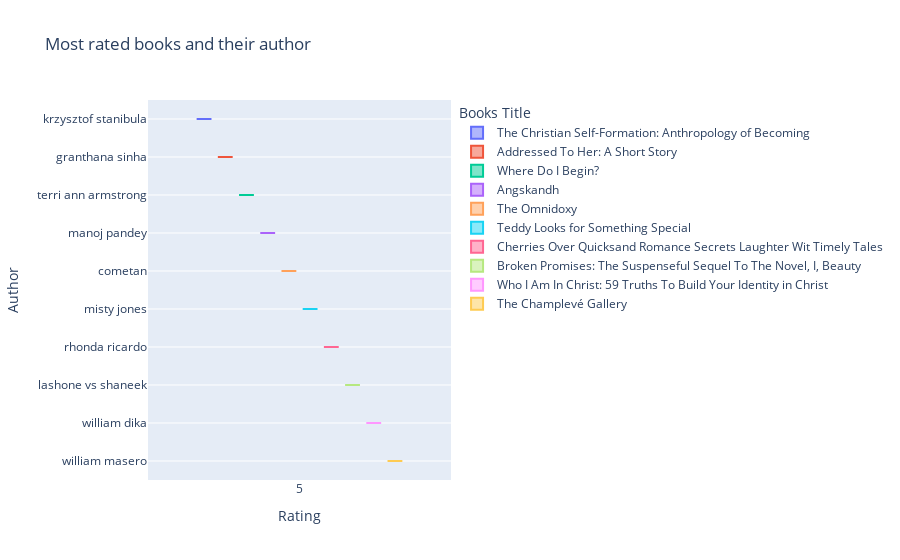

The cell this chart's notebook holds for it:
### Code cell
fig  = px.box(
    most_rating,
    x="rating",
    y="author_alone",
    color = "title",
    orientation = "v",
    title = "Most rated books and their author",
    labels = {"author_alone" : "Author", "title" : "Books Title" , "rating" : "Rating"}
)

fig.update_layout(
    yaxis=dict(autorange="reversed")
)
fig.show()

### Figure 1 — Plotly figure (JSON) as saved in the notebook; plotly's stock layout.template omitted (floating-point values rounded to 4 significant figures)
{"data": [{"alignmentgroup": "True", "hovertemplate": "Books Title=The Christian Self-Formation: Anthropology of Becoming<br>Rating=%{x}<br>Author=%{y}<extra></extra>", "legendgroup": "The Christian Self-Formation: Anthropology of Becoming", "marker": {"color": "#636efa"}, "name": "The Christian Self-Formation: Anthropology of Becoming", "notched": false, "offsetgroup": "The Christian Self-Formation: Anthropology of Becoming", "orientation": "v", "showlegend": true, "type": "box", "x": [5.0], "x0": " ", "xaxis": "x", "y": ["krzysztof stanibula"], "y0": " ", "yaxis": "y"}, {"alignmentgroup": "True", "hovertemplate": "Books Title=Addressed To Her: A Short Story<br>Rating=%{x}<br>Author=%{y}<extra></extra>", "legendgroup": "Addressed To Her: A Short Story", "marker": {"color": "#EF553B"}, "name": "Addressed To Her: A Short Story", "notched": false, "offsetgroup": "Addressed To Her: A Short Story", "orientation": "v", "showlegend": true, "type": "box", "x": [5.0], "x0": " ", "xaxis": "x", "y": ["granthana sinha"], "y0": " ", "yaxis": "y"}, {"alignmentgroup": "True", "hovertemplate": "Books Title=Where Do I Begin?<br>Rating=%{x}<br>Author=%{y}<extra></extra>", "legendgroup": "Where Do I Begin?", "marker": {"color": "#00cc96"}, "name": "Where Do I Begin?", "notched": false, "offsetgroup": "Where Do I Begin?", "orientation": "v", "showlegend": true, "type": "box", "x": [5.0], "x0": " ", "xaxis": "x", "y": ["terri ann armstrong"], "y0": " ", "yaxis": "y"}, {"alignmentgroup": "True", "hovertemplate": "Books Title=Angskandh<br>Rating=%{x}<br>Author=%{y}<extra></extra>", "legendgroup": "Angskandh", "marker": {"color": "#ab63fa"}, "name": "Angskandh", "notched": false, "offsetgroup": "Angskandh", "orientation": "v", "showlegend": true, "type": "box", "x": [5.0], "x0": " ", "xaxis": "x", "y": ["manoj pandey"], "y0": " ", "yaxis": "y"}, {"alignmentgroup": "True", "hovertemplate": "Books Title=The Omnidoxy<br>Rating=%{x}<br>Author=%{y}<extra></extra>", "legendgroup": "The Omnidoxy", "marker": {"color": "#FFA15A"}, "name": "The Omnidoxy", "notched": false, "offsetgroup": "The Omnidoxy", "orientation": "v", "showlegend": true, "type": "box", "x": [5.0], "x0": " ", "xaxis": "x", "y": ["cometan"], "y0": " ", "yaxis": "y"}, {"alignmentgroup": "True", "hovertemplate": "Books Title=Teddy Looks for Something Special<br>Rating=%{x}<br>Author=%{y}<extra></extra>", "legendgroup": "Teddy Looks for Something Special", "marker": {"color": "#19d3f3"}, "name": "Teddy Looks for Something Special", "notched": false, "offsetgroup": "Teddy Looks for Something Special", "orientation": "v", "showlegend": true, "type": "box", "x": [5.0], "x0": " ", "xaxis": "x", "y": ["misty jones"], "y0": " ", "yaxis": "y"}, {"alignmentgroup": "True", "hovertemplate": "Books Title=Cherries Over Quicksand Romance Secrets Laughter Wit Timely Tales<br>Rating=%{x}<br>Author=%{y}<extra></extra>", "legendgroup": "Cherries Over Quicksand Romance Secrets Laughter Wit Timely Tales", "marker": {"color": "#FF6692"}, "name": "Cherries Over Quicksand Romance Secrets Laughter Wit Timely Tales", "notched": false, "offsetgroup": "Cherries Over Quicksand Romance Secrets Laughter Wit Timely Tales", "orientation": "v", "showlegend": true, "type": "box", "x": [5.0], "x0": " ", "xaxis": "x", "y": ["rhonda ricardo"], "y0": " ", "yaxis": "y"}, {"alignmentgroup": "True", "hovertemplate": "Books Title=Broken Promises: The Suspenseful Sequel To The Novel, I, Beauty<br>Rating=%{x}<br>Author=%{y}<extra></extra>", "legendgroup": "Broken Promises: The Suspenseful Sequel To The Novel, I, Beauty", "marker": {"color": "#B6E880"}, "name": "Broken Promises: The Suspenseful Sequel To The Novel, I, Beauty", "notched": false, "offsetgroup": "Broken Promises: The Suspenseful Sequel To The Novel, I, Beauty", "orientation": "v", "showlegend": true, "type": "box", "x": [5.0], "x0": " ", "xaxis": "x", "y": ["lashone vs shaneek"], "y0": " ", "yaxis": "y"}, {"alignmentgroup": "True", "hovertemplate": "Books Title=Who I Am In Christ: 59 Truths To Build Your Identity in Christ<br>Rating=%{x}<br>Author=%{y}<extra></extra>", "legendgroup": "Who I Am In Christ: 59 Truths To Build Your Identity in Christ", "marker": {"color": "#FF97FF"}, "name": "Who I Am In Christ: 59 Truths To Build Your Identity in Christ", "notched": false, "offsetgroup": "Who I Am In Christ: 59 Truths To Build Your Identity in Christ", "orientation": "v", "showlegend": true, "type": "box", "x": [5.0], "x0": " ", "xaxis": "x", "y": ["william dika"], "y0": " ", "yaxis": "y"}, {"alignmentgroup": "True", "hovertemplate": "Books Title=The Champlevé Gallery<br>Rating=%{x}<br>Author=%{y}<extra></extra>", "legendgroup": "The Champlevé Gallery", "marker": {"color": "#FECB52"}, "name": "The Champlevé Gallery", "notched": false, "offsetgroup": "The Champlevé Gallery", "orientation": "v", "showlegend": true, "type": "box", "x": [5.0], "x0": " ", "xaxis": "x", "y": ["william masero"], "y0": " ", "yaxis": "y"}], "layout": {"boxmode": "group", "legend": {"title": {"text": "Books Title"}, "tracegroupgap": 0}, "title": {"text": "Most rated books and their author"}, "xaxis": {"anchor": "y", "domain": [0, 1], "title": {"text": "Rating"}}, "yaxis": {"anchor": "x", "autorange": "reversed", "domain": [0, 1], "title": {"text": "Author"}}}}
